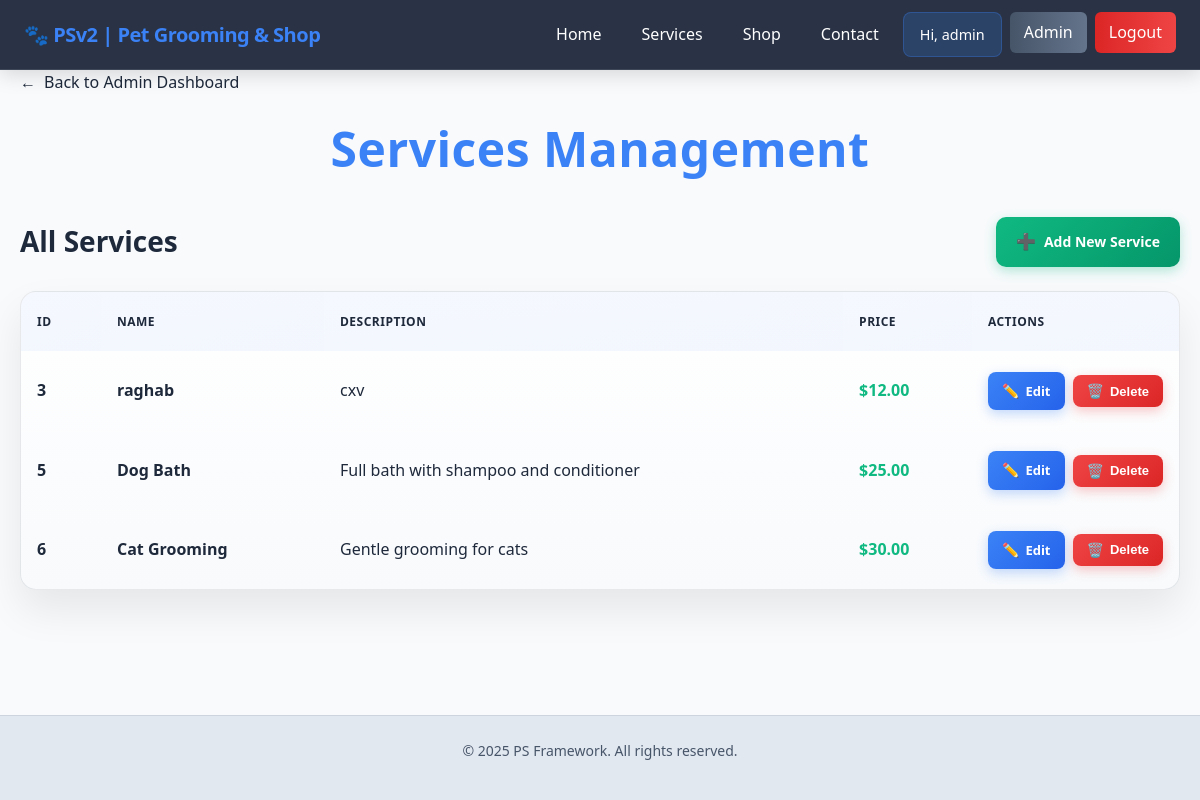
The app's page /admin/services/ (signed in) with its own data.
### app/models.py (models this page shows, shortened)
class User(UserMixin, db.Model):
    id = db.Column(db.Integer, primary_key=True)
    username = db.Column(db.String(80), unique=True, nullable=False)
    password = db.Column(db.String(200), nullable=False)
    role = db.Column(db.String(20), default='customer')

class Service(db.Model):
    id = db.Column(db.Integer, primary_key=True)
    name = db.Column(db.String(100), nullable=False)
    description = db.Column(db.Text)
    price = db.Column(db.Float)

### app/routes/admin/services.py (the view)
@admin_services_bp.route('/')
def services_management():
    services = Service.query.all()
    return render_template('admin/services_management.html', services=services)

### app/templates/admin/services_management.html (shortened to what this page needs)
{% extends "base.html" %}
{% block content %}
<a href="/admin" class="back-link">Back to Admin Dashboard</a>
<div class="page-header">
    <h1 class="page-title">Services Management</h1>
</div>
<section class="services-section">
    <div class="section-header">
        <h2 class="section-title">All Services</h2>
        <a href="/admin/services/new" class="btn-add-new">Add New Service</a>
    </div>
    {% if services %}
        <div class="services-table">
            <table>
                <thead>
                    <tr>
                        <th class="id-col">ID</th>
                        <th>Name</th>
                        <th>Description</th>
                        <th>Price</th>
                        <th class="actions-col">Actions</th>
                    </tr>
                </thead>
                <tbody>
                    {% for service in services %}
                    <tr>
                        <td class="id-col">{{ service.id }}</td>
                        <td class="name-col">{{ service.name }}</td>
                        <td>
                            {% if service.description %}
                                {{ service.description }}
                            {% else %}
                                <em style="color: var(--muted);">No description</em>
                            {% endif %}
                        </td>
                        <td class="price">
                            {% if service.price %}
                                ${{ "%.2f"|format(service.price) }}
                            {% else %}
                                <em style="color: var(--muted);">Contact for pricing</em>
                            {% endif %}
                        </td>
                        <td class="actions-col">
                            <div class="actions-container">
                                <a href="/admin/services/edit/{{ service.id }}" class="action-btn edit">Edit</a>
                                <form class="actions-form" method="POST" action="/admin/services/delete/{{ service.id }}">
                                    <button type="submit" class="action-btn delete" onclick="return confirm('Are you sure you want to delete this service? This action cannot be undone.');">Delete</button>
                                </form>
                            </div>
                        </td>
                    </tr>
                    {% endfor %}
                </tbody>
            </table>
        </div>
    {% endif %}
</section>
{% endblock %}

### app/templates/base.html (shortened to what this page needs)
<!DOCTYPE html>
<html lang="en">
<head>
    <link rel="stylesheet" href="{{ url_for('static', filename='css/base.css') }}">
    <link rel="stylesheet" href="{{ url_for('static', filename='css/navbar.css') }}">
    <link rel="stylesheet" href="{{ url_for('static', filename='css/theme.css') }}">
</head>
<body>
    <nav class="navbar">
        <div class="nav-brand">
            <a href="/">🐾 PSv2 | Pet Grooming & Shop</a>
        </div>
        <ul class="nav-links" id="navLinks">
            <li><a href="/" class="{% if request.path == '/' %}active{% endif %}">Home</a></li>
            <li><a href="/services" class="{% if request.path == '/services' %}active{% endif %}">Services</a></li>
            <li><a href="{{ url_for('shop_bp.shop') }}" class="{% if request.path == url_for('shop_bp.shop') %}active{% endif %}">Shop</a></li>
            <li><a href="{{ url_for('contact_bp.contact') }}" class="{% if request.path == url_for('contact_bp.contact') %}active{% endif %}">Contact</a></li>
            {% if current_user.is_authenticated %}
                <li><span class="nav-greeting">Hi, {{ current_user.username }}</span></li>
                {% if current_user.role == 'admin' %}
                    <li><a href="{{ url_for('admin.dashboard') }}" class="admin-link">Admin</a></li>
                {% endif %}
                <li><a href="{{ url_for('auth_bp.logout') }}" class="logout-link">Logout</a></li>
            {% else %}
                <li><a href="{{ url_for('auth_bp.login') }}" class="{% if request.path == url_for('auth_bp.login') %}active{% endif %}">Login</a></li>
                <li><a href="{{ url_for('auth_bp.register') }}" class="{% if request.path == url_for('auth_bp.register') %}active{% endif %}">Register</a></li>
            {% endif %}
        </ul>
    </nav>
    <main class="main">
        <div class="container">
            <div class="page-content">
                {% block content %}{% endblock %}
            </div>
        </div>
    </main>
    <footer class="footer">
        <div class="footer-content">
            <p>&copy; 2025 PS Framework. All rights reserved.</p>
        </div>
    </footer>
</body>
</html>

### app/static/css/base.css (style rules this page uses)
* { margin: 0; padding: 0; box-sizing: border-box; }
:root { --bg-primary: #0f172a; --bg-secondary: #1e293b; --text-primary: #f1f5f9; --text-secondary: #cbd5e1; --accent: #93c5fd; --accent-hover: #60a5fa; --border: rgba(241, 245, 249, 0.1); --shadow: rgba(0, 0, 0, 0.25); --blur-bg: rgba(30, 41, 59, 0.9); --navbar-bg: rgba(30, 41, 59, 0.95); --brand-primary: #3b82f6; --brand-secondary: #1e40af; --brand-accent: #60a5fa; }
html { scroll-behavior: smooth; }
body { font-family: 'Segoe UI', Tahoma, Geneva, Verdana, sans-serif; background: var(--bg-primary); color: var(--text-primary); line-height: 1.6; min-height: 100vh; display: flex; flex-direction: column; }
h1, h2, h3, h4, h5, h6 { font-weight: 600; line-height: 1.2; margin-bottom: 0.5em; }
p { margin-bottom: 1em; }
a { color: var(--accent); text-decoration: none; transition: color 0.3s ease; }
.container { max-width: 1200px; margin: 0 auto; padding: 0 20px; }
.page-content { animation: fadeIn 0.6s ease-out; }
.footer { background: var(--bg-secondary); border-top: 1px solid var(--border); padding: 24px; text-align: center; margin-top: auto; }
.footer-content { max-width: 1200px; margin: 0 auto; color: var(--text-secondary); font-size: 14px; }
@media (prefers-color-scheme: light) { :root { --bg-primary: #f8fafc; --bg-secondary: #e2e8f0; --text-primary: #1e293b; --text-secondary: #475569; --accent: #3b82f6; --accent-hover: #2563eb; --border: rgba(30, 41, 59, 0.1); --shadow: rgba(0, 0, 0, 0.1); --blur-bg: rgba(248, 250, 252, 0.8); } }

### app/static/css/navbar.css (style rules this page uses)
.navbar { position: fixed; top: 0; left: 0; right: 0; z-index: 1000; background: rgba(30, 41, 59, 0.95); backdrop-filter: blur(12px); border-bottom: 1px solid rgba(241, 245, 249, 0.1); box-shadow: 0 4px 20px rgba(0, 0, 0, 0.15); padding: 0 24px; height: 70px; display: flex; align-items: center; justify-content: space-between; transition: all 0.3s ease-in-out; }
.nav-brand { font-size: 20px; font-weight: 700; color: #ffffff; text-decoration: none; letter-spacing: -0.025em; transition: color 0.3s ease; display: flex; align-items: center; gap: 8px; }
.nav-links { display: flex; list-style: none; gap: 8px; margin: 0; padding: 0; }
.nav-links li { position: relative; }
.nav-links a { display: block; padding: 10px 16px; text-decoration: none; color: #ffffff; font-weight: 500; border-radius: 8px; transition: all 0.25s ease; position: relative; overflow: hidden; }
.admin-link { background: linear-gradient(90deg, #475569, #64748b) !important; color: #ffffff !important; padding: 8px 14px !important; border-radius: 6px !important; font-weight: 500 !important; transition: all 0.3s ease !important; }
.logout-link { background: linear-gradient(90deg, #dc2626, #ef4444) !important; color: #ffffff !important; padding: 8px 14px !important; border-radius: 6px !important; font-weight: 500 !important; transition: all 0.3s ease !important; }
.nav-greeting { display: block; padding: 10px 16px; color: #ffffff; font-weight: 500; font-size: 0.9rem; background: rgba(59, 130, 246, 0.2); border-radius: 8px; border: 1px solid rgba(59, 130, 246, 0.3); white-space: nowrap; }
.main { padding-top: 70px; transition: padding-top 0.3s ease-in-out; }

### records on screen
User: username "admin"
Service: id "3", name "raghab", description "cxv", price "12.00"
Service: id "5", name "Dog Bath", description "Full bath with shampoo and conditioner", price "25.00"
Service: id "6", name "Cat Grooming", description "Gentle grooming for cats", price "30.00"
